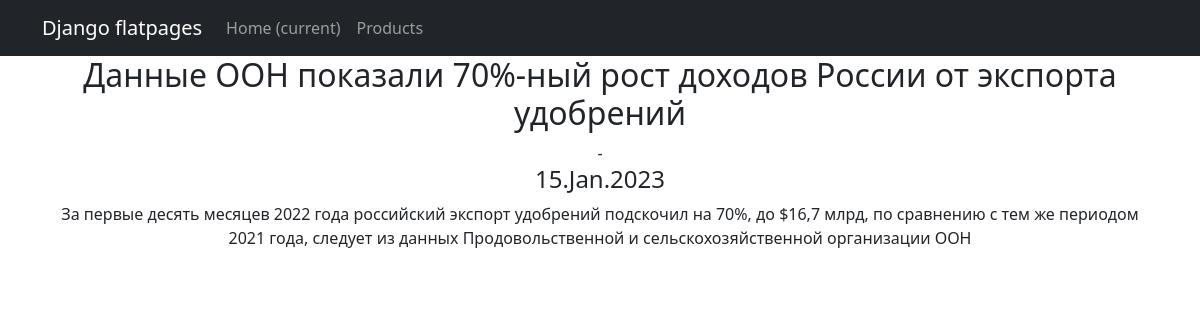
Screenshot of /news/1 with the database file from the repository.
### news/models.py (models this page shows, shortened)
class Post(models.Model):
    author = models.ForeignKey(Author, on_delete=models.CASCADE)
    option = models.CharField(max_length=4, choices=OPTION_SELECT)
    date = models.DateTimeField(auto_now_add=True)
    category = models.ManyToManyField(Category, through="PostCategory")
    header = models.CharField(max_length=144)
    text = models.TextField()
    rating = models.IntegerField(default=0)

### news/views.py (the view)
# urls.py: path('<int:pk>', PostDetail.as_view()),
class PostDetail(DetailView):
    model = Post
    template_name = 'news1.html'
    context_object_name = 'news1'

### news/templatetags/my_filters.py (called while the page is built)
@register.filter()
def censor(value):
    if isinstance(value, str):
        censored_words = ['редиска', 'Редиска']
        for word in censored_words:
           value = value.replace(word[1:], '*' * (len(word)-1))
        return value

### templates/news1.html (shortened to what this page needs)
{% extends 'flatpages/default.html' %}
{% load my_filters %}
{% block content %}
<h2>{{ news1.header|censor }}</h2> - <h4> {{ news1.date|date:'d.M.Y' }}</h4>
{{ news1.text|censor }}
{% endblock content %}

### rows the page displays
Post: header|censor "Данные ООН показали 70%-ный рост доходов России от экспорта удобрений", date "15.Jan.2023", text|censor "За первые десять месяцев 2022 года российский экспорт удобрений подскочил на 70%, до $16,7 млрд, по сравнению с тем же периодом 2021 года, следует из данных Продовольственной и сельскохозяйственной организации ООН"
